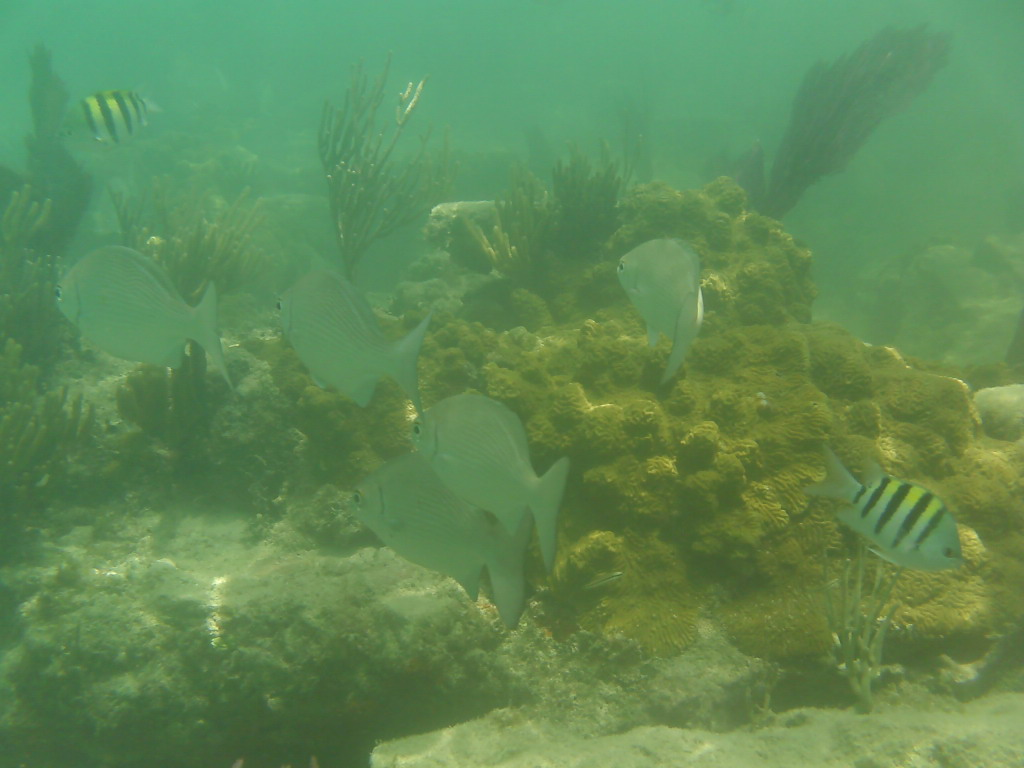
#> input picture other techniques/ICM/InputImages/1.jpg, 1024 x 768 px, found by its file name; its folder holds only this picture in this run
$ python main.py
#> lines starting #> are read from the running program, lines starting #| are printed output that depends on the picture
### other techniques/ICM/global_histogram_stretching.py
import numpy as np


def stretching(img):
    height = len(img)
    width = len(img[0])
    for k in range(0, 3):
        Max_channel  = np.max(img[:,:,k])
        Min_channel  = np.min(img[:,:,k])
        # print('Max_channel',Max_channel)
        # print('Min_channel',Min_channel)
        for i in range(height):
            for j in range(width):
                img[i,j,k] = (img[i,j,k] - Min_channel) * (255 - 0) / (Max_channel - Min_channel)+ 0
    return img

### other techniques/ICM/hsvStretching.py
import cv2
from skimage.color import rgb2hsv,hsv2rgb
import numpy as np

from global_Stretching import global_stretching


def  HSVStretching(sceneRadiance):
    height = len(sceneRadiance)
    width = len(sceneRadiance[0])
    img_hsv = rgb2hsv(sceneRadiance)
    h, s, v = cv2.split(img_hsv)
    img_s_stretching = global_stretching(s, height, width)
    # print('np.min(img_s_stretching)',np.min(img_s_stretching))
    # print('np.max(img_s_stretching)',np.max(img_s_stretching))
    # print('np.mean(img_s_stretching)',np.mean(img_s_stretching))


    img_v_stretching = global_stretching(v, height, width)

    # [7 lines of commented-out code are left out]

    labArray = np.zeros((height, width, 3), 'float64')
    labArray[:, :, 0] = h
    labArray[:, :, 1] = img_s_stretching
    labArray[:, :, 2] = img_v_stretching
    img_rgb = hsv2rgb(labArray) * 255

    # img_rgb = np.clip(img_rgb, 0, 255)

    return img_rgb

### other techniques/ICM/global_Stretching.py
import numpy as np

def global_stretching(img_L,height, width):
    I_min = np.min(img_L)
    I_max = np.max(img_L)
    I_mean = np.mean(img_L)


    # print('I_min',I_min)
    # print('I_max',I_max)
    # print('I_max',I_mean)

    array_Global_histogram_stretching_L = np.zeros((height, width))
    for i in range(0, height):
        for j in range(0, width):
            p_out = (img_L[i][j] - I_min) * ((1) / (I_max - I_min))
            array_Global_histogram_stretching_L[i][j] = p_out

    return array_Global_histogram_stretching_L

### other techniques/ICM/sceneRadiance.py
import numpy as np

def sceneRadianceRGB(sceneRadiance):

    sceneRadiance = np.clip(sceneRadiance, 0, 255)
    sceneRadiance = np.uint8(sceneRadiance)

    return sceneRadiance

### other techniques/ICM/main.py
import os
import numpy as np
import cv2
import natsort
import xlwt
from global_histogram_stretching import stretching
from hsvStretching import HSVStretching
from sceneRadiance import sceneRadianceRGB


np.seterr(over='ignore')
if __name__ == '__main__':
    pass

# folder = "C:/Users/Administrator/Desktop/UnderwaterImageEnhancement/NonPhysical/ICM"
folder = "C:\\Users\\Mrida\\Documents\\Python\\Single-Underwater-Image-Enhancement-and-Color-Restoration-master\\Underwater Image Enhancement\\ICM"

path = folder + "/InputImages"
files = os.listdir(path)
files =  natsort.natsorted(files)

for i in range(len(files)):
    file = files[i]
    filepath = path + "/" + file
    prefix = file.split('.')[0]
    if os.path.isfile(filepath):
        print('********    file   ********',file)
        # img = cv2.imread('InputImages/' + file)
        img = cv2.imread(folder + '/InputImages/' + file)
#> img is the input picture: shape (768, 1024, 3); mean B, G, R 85.9, 137.7, 95.5
        img = stretching(img)
#> in stretching, `height = len(img)`: height = 768
#> in stretching, `width = len(img[0])`: width = 1024
#> the loop in stretching, `for k in range(0, 3):` made 3 passes
#> (Max_channel, Min_channel) on passes 1 to 3: (203, 30), (255, 84), (254, 53)
#> after the loop in stretching, `for k in range(0, 3):`:
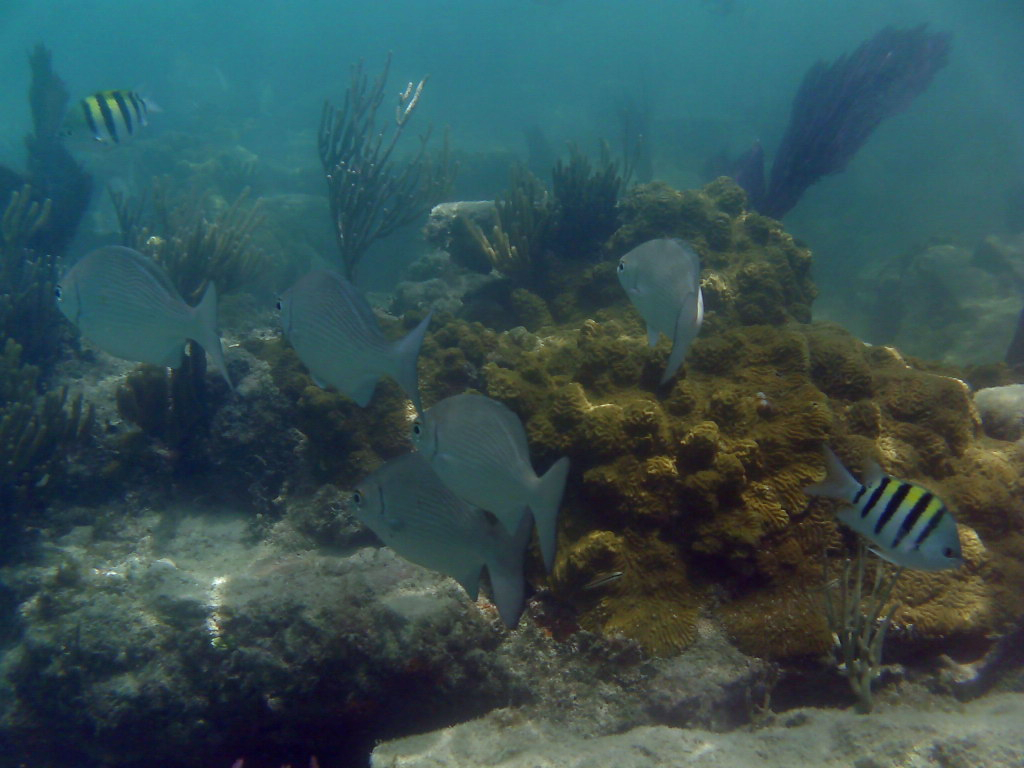
#> img: shape (768, 1024, 3); mean B, G, R 81.9, 79.6, 53.4
        sceneRadiance = sceneRadianceRGB(img)
        # cv2.imwrite(folder + '/OutputImages/' + Number + 'Stretched.jpg', sceneRadiance)
        sceneRadiance = HSVStretching(sceneRadiance)
#> in HSVStretching, `height = len(sceneRadiance)`: height = 768
#> in HSVStretching, `width = len(sceneRadiance[0])`: width = 1024
#> in HSVStretching, `img_hsv = rgb2hsv(sceneRadiance)`: img_hsv: shape (768, 1024, 3) float64; mean of channels 0, 1, 2 0.263, 0.424, 0.345
#> in HSVStretching, `h, s, v = cv2.split(img_hsv)`:
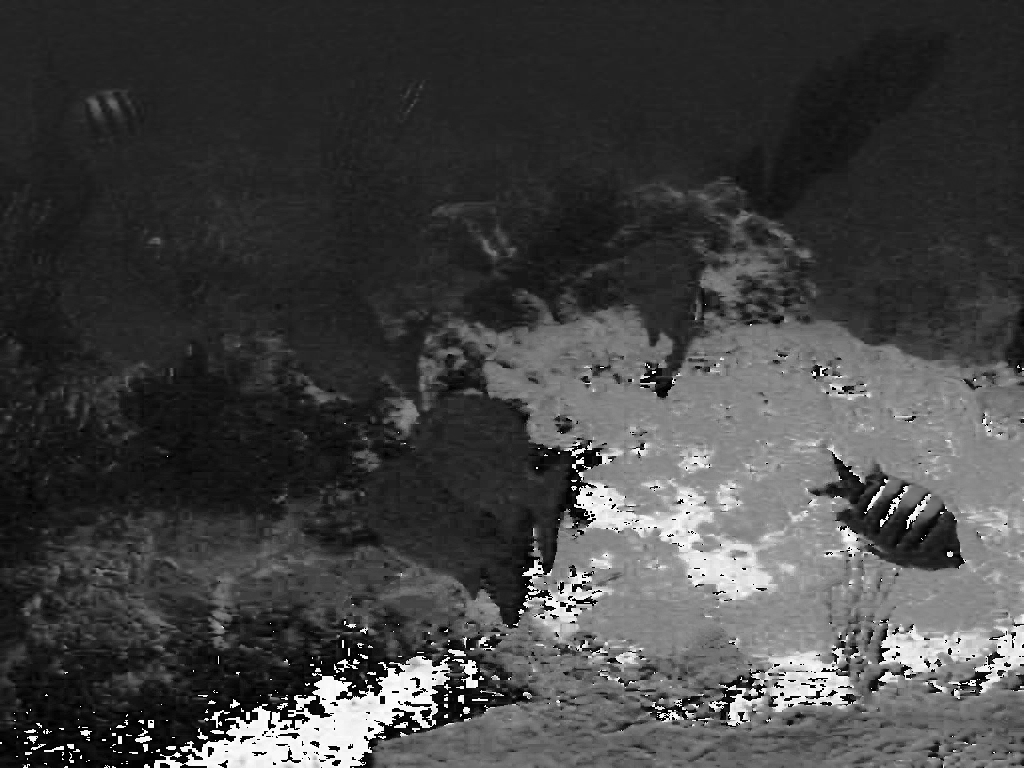
#> h: shape (768, 1024) float64; min 0, max 0.997, mean 0.263
#> in HSVStretching, `h, s, v = cv2.split(img_hsv)`:
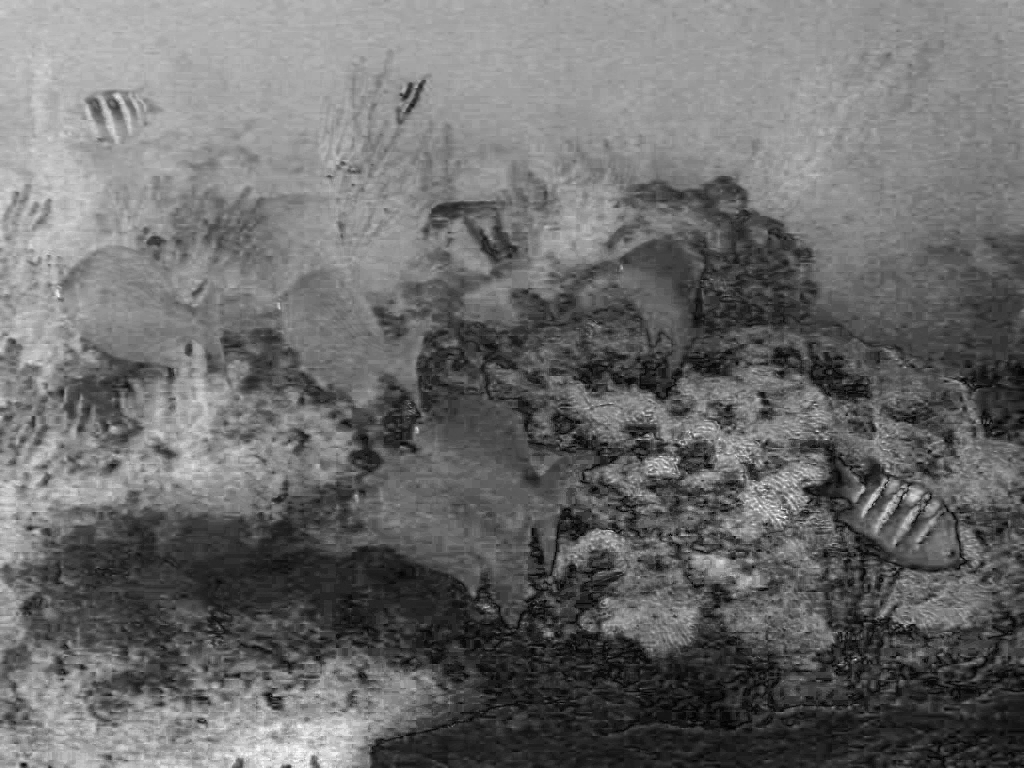
#> s: shape (768, 1024) float64; min 0, max 1, mean 0.424
#> in HSVStretching, `h, s, v = cv2.split(img_hsv)`:
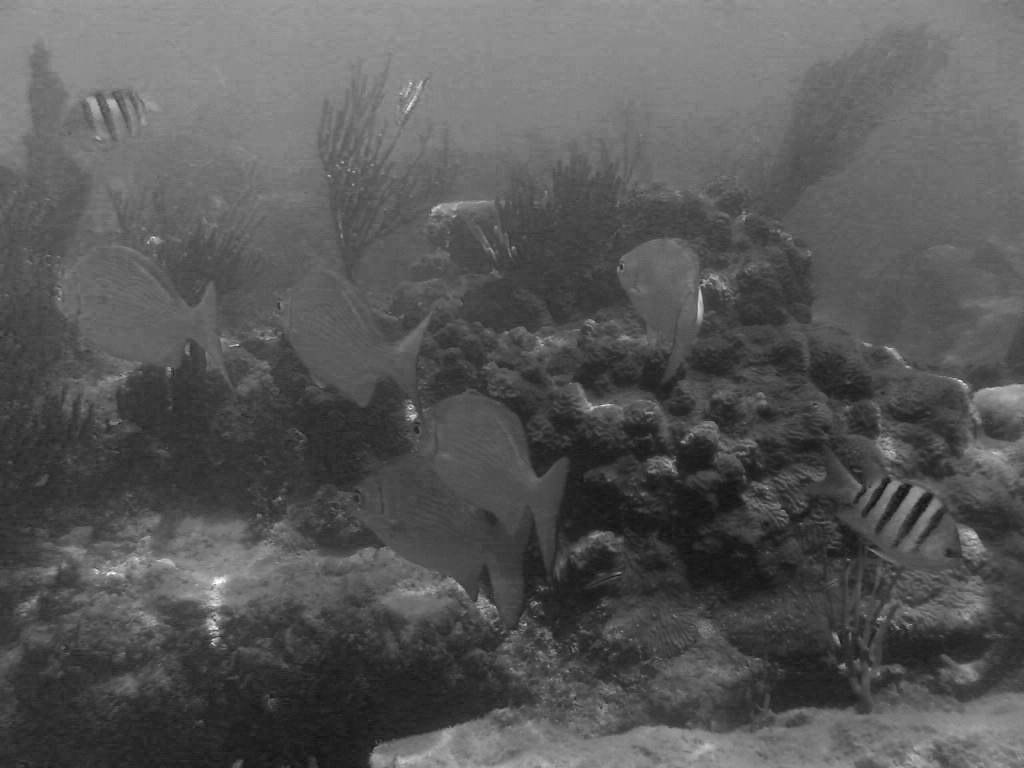
#> v: shape (768, 1024) float64; min 0.0745, max 1, mean 0.345
#> in global_stretching, `I_min = np.min(img_L)`: I_min = 0
#> in global_stretching, `I_max = np.max(img_L)`: I_max = 1
#> in global_stretching, `I_mean = np.mean(img_L)`: I_mean = 0.424
#> in HSVStretching, `labArray[:, :, 0] = h`: labArray: shape (768, 1024, 3) float64; mean of channels 0, 1, 2 0.263, 0, 0
#> in HSVStretching, `labArray[:, :, 1] = img_s_stretching`: labArray: shape (768, 1024, 3) float64; mean of channels 0, 1, 2 0.263, 0.424, 0
#> in HSVStretching, `labArray[:, :, 2] = img_v_stretching`: labArray: shape (768, 1024, 3) float64; mean of channels 0, 1, 2 0.263, 0.424, 0.292
#> in HSVStretching, `img_rgb = hsv2rgb(labArray) * 255`:
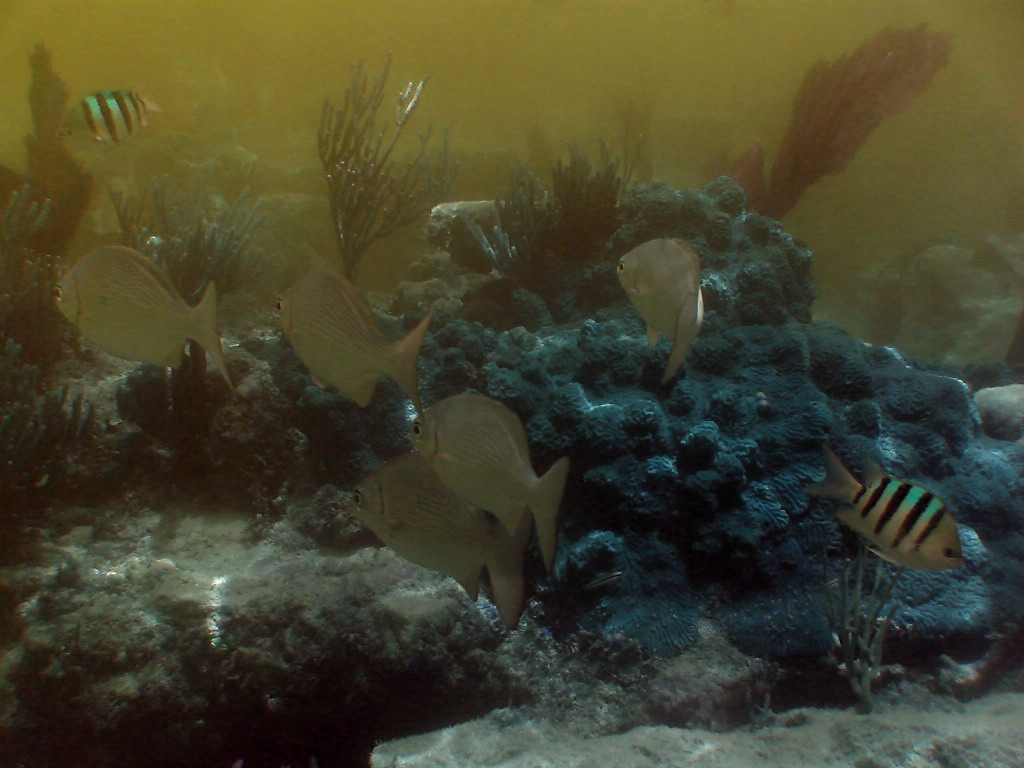
#> img_rgb: shape (768, 1024, 3) float64; mean R, G, B 69.5, 67.8, 44.5
        sceneRadiance = sceneRadianceRGB(sceneRadiance)
        cv2.imwrite('OutputImages/' + prefix + '_ICM.jpg', sceneRadiance)
